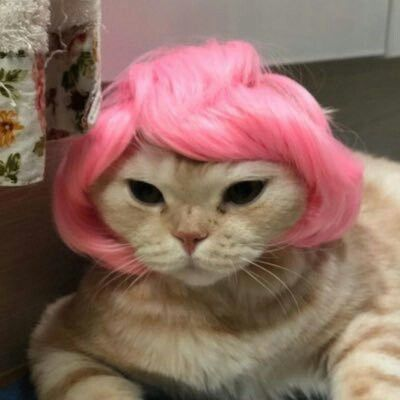
#> input picture CV_Builder_Series/5ad30b721ae28a6748be82130f9828ec.jpg, 400 x 400 px, found by its file name
$ python task_6.2.py
#> lines starting #> are read from the running program, lines starting #| are printed output that depends on the picture
# Importing OpenCV Library
import cv2

# Relative or absolute path of the input image file
path = r"C:\Users\rohan\OneDrive\Desktop\Build club\CV_Builder_Series\5ad30b721ae28a6748be82130f9828ec.jpg"

# reading image (by default the flag is 1 if not specified)
image = cv2.imread(path)
#> image is the input picture: shape (400, 400, 3); mean B, G, R 96, 107.2, 138.8

imageRot = cv2.rotate(image, cv2.ROTATE_180)
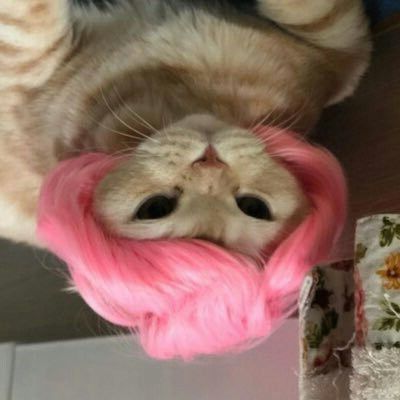
#> imageRot: shape (400, 400, 3); mean B, G, R 96, 107.2, 138.8
# Display image in a window
cv2.imshow("Output", image)
cv2.imshow("Resize", imageRot)

# Wait until any key press (press any key to close the window)
cv2.waitKey()
# kill all the windows
cv2.destroyAllWindows()

$ run again, with CV_Builder_Series/9c1318551dbc9159f5bcceb977bd7c94.jpg copied over CV_Builder_Series/5ad30b721ae28a6748be82130f9828ec.jpg
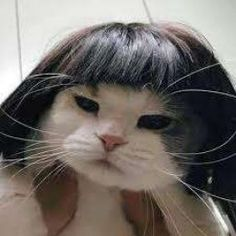
#> input picture CV_Builder_Series/9c1318551dbc9159f5bcceb977bd7c94.jpg, 236 x 236 px, found by its file name
#> image is the input picture: shape (236, 236, 3); mean B, G, R 102.6, 107.3, 113.5
#> `imageRot = cv2.rotate(image, cv2.ROTATE_180)`:
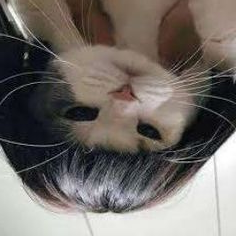
#> imageRot: shape (236, 236, 3); mean B, G, R 102.6, 107.3, 113.5

$ run again, with CV_Builder_Series/f90a84272a0eb8729a55816ac563d677.jpg copied over CV_Builder_Series/5ad30b721ae28a6748be82130f9828ec.jpg
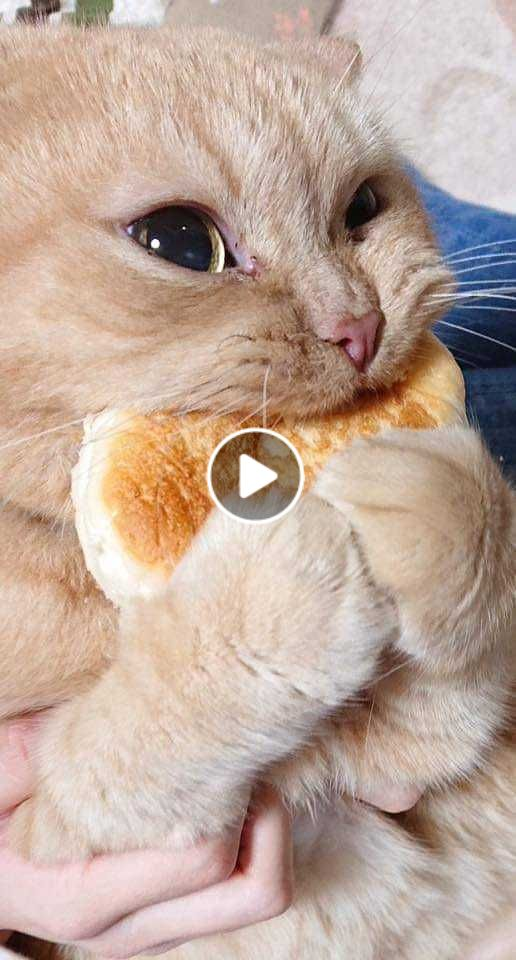
#> input picture CV_Builder_Series/f90a84272a0eb8729a55816ac563d677.jpg, 516 x 960 px, found by its file name
#> image is the input picture: shape (960, 516, 3); mean B, G, R 155.6, 168.5, 191
#> `imageRot = cv2.rotate(image, cv2.ROTATE_180)`:
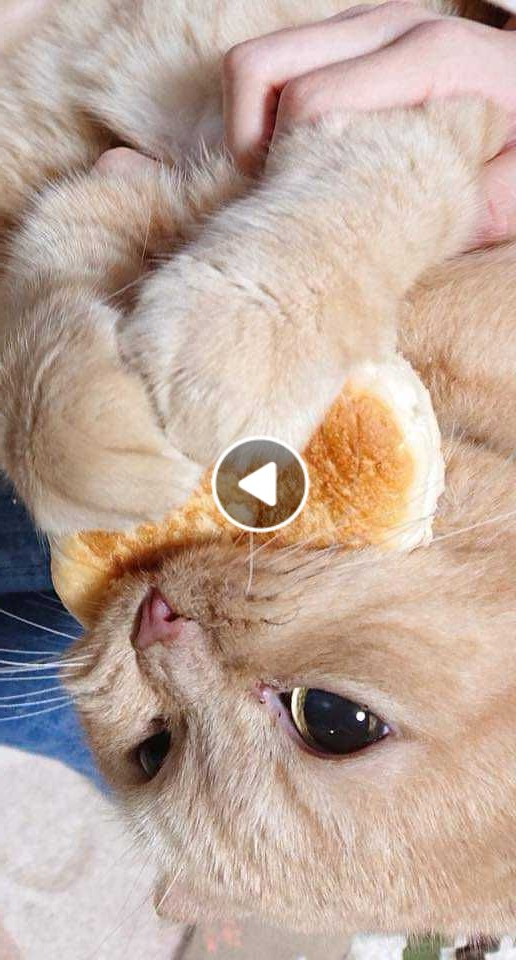
#> imageRot: shape (960, 516, 3); mean B, G, R 155.6, 168.5, 191

$ run again, with CV_Builder_Series/images.jpeg copied over CV_Builder_Series/5ad30b721ae28a6748be82130f9828ec.jpg
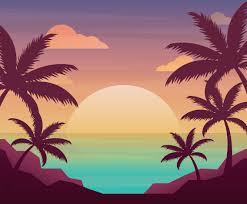
#> input picture CV_Builder_Series/images.jpeg, 247 x 204 px, found by its file name
#> image is the input picture: shape (204, 247, 3); mean B, G, R 107.5, 110.4, 148.2
#> `imageRot = cv2.rotate(image, cv2.ROTATE_180)`:
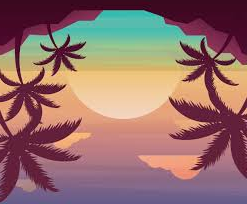
#> imageRot: shape (204, 247, 3); mean B, G, R 107.5, 110.4, 148.2
